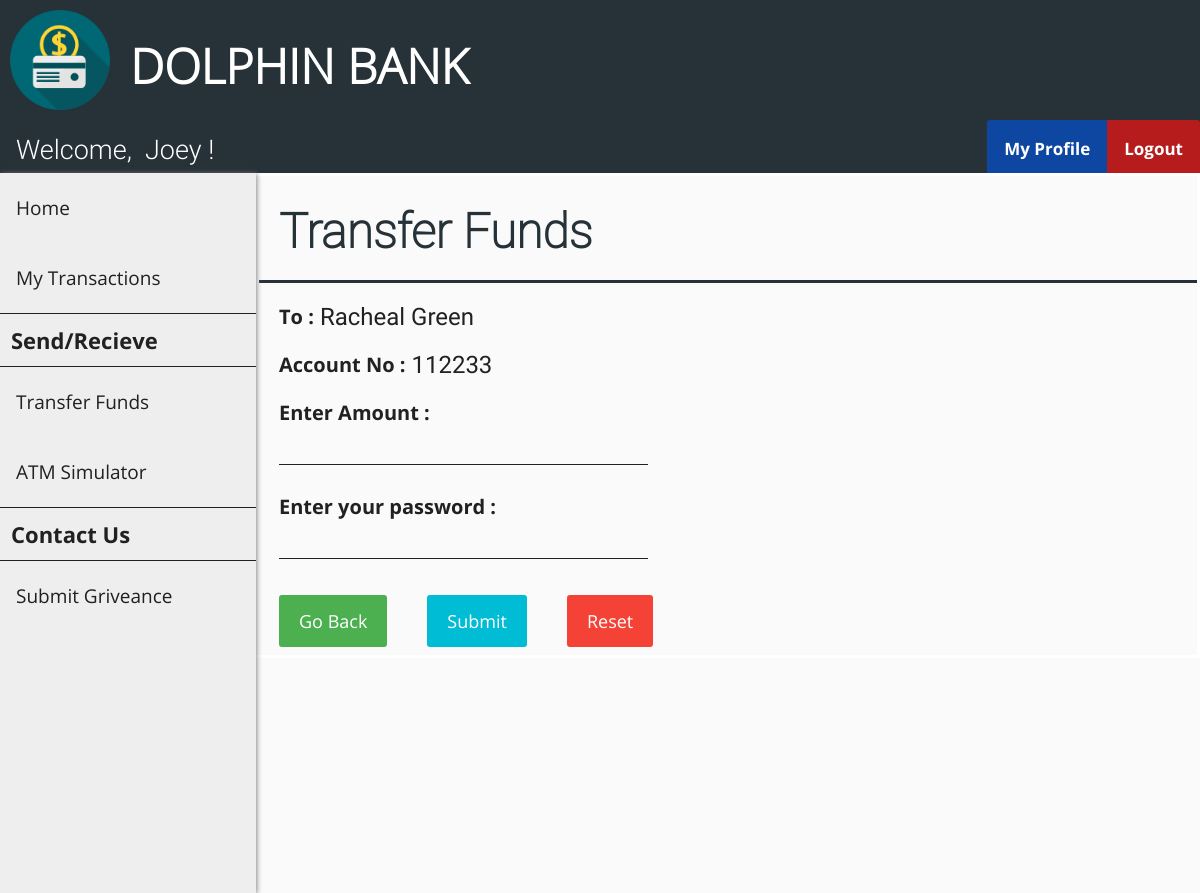
/send_funds.php?cust_id=2 (signed in), run on the app's committed database.
### tables this page shows
CREATE TABLE `customer` (
  `cust_id` int(11) NOT NULL,
  `first_name` varchar(30) DEFAULT NULL,
  `last_name` varchar(30) DEFAULT NULL,
  `gender` varchar(10) DEFAULT NULL,
  `dob` date DEFAULT NULL,
  `aadhar_no` int(11) DEFAULT NULL,
  `email` varchar(30) DEFAULT NULL,
  `phone_no` varchar(20) DEFAULT NULL,
  `address` varchar(255) DEFAULT NULL,
  `branch` varchar(30) DEFAULT NULL,
  `account_no` int(11) DEFAULT NULL,
  `pin` int(4) DEFAULT NULL,
  `uname` varchar(30) DEFAULT NULL,
  `pwd` varchar(30) DEFAULT NULL
);

### send_funds.php (the view, shortened to what this page needs)
<?php
    include "header.php";
    include "customer_navbar.php";
    include "customer_sidebar.php";
    if (isset($_GET['cust_id'])) {
        $id = $_GET['cust_id'];
    }
    $sql0 = "SELECT * FROM customer WHERE cust_id=".$id;
    $result0 = $conn->query($sql0);
    $row0 = $result0->fetch_assoc();
?>
<!DOCTYPE html>
<html>
<head>
    <link rel="stylesheet" href="customer_add_style.css">
</head>
<body>
    <form class="add_customer_form" action="send_funds_action.php?cust_id=<?php echo $id ?>" method="post">
        <div class="flex-container-form_header">
            <h1 id="form_header">Transfer Funds</h1>
        </div>
        <div class="flex-container">
            <div class=container>
                <label>
                    To : <label id="info_label">
                        <?php echo $row0["first_name"]." ".$row0["last_name"] ?>
                    </label>
                </label>
            </div>
        </div>
        <div class="flex-container">
            <div class=container>
                <label>Account No : <label id="info_label"><?php echo $row0["account_no"] ?></label></label>
            </div>
        </div>
        <div class="flex-container">
            <div class=container>
                <label>Enter Amount :</label><br>
                <input name="amt" size="24" type="text" required />
            </div>
        </div>
        <div class="flex-container">
            <div  class=container>
                <label>Enter your password :</b></label><br>
                <input name="password" size="24" type="password" required />
            </div>
        </div>
        <div class="flex-container">
            <div class="container">
                <a href="/beneficiary.php" class="button">Go Back</a>
            </div>
            <div class="container">
                <button type="submit">Submit</button>
            </div>
            <div class="container">
                <button type="reset" class="reset" onclick="return confirmReset();">Reset</button>
            </div>
        </div>
    </form>
</body>
</html>

### customer_navbar.php (shortened to what this page needs)
<?php
    include "connect.php";
    if (isset($_SESSION['loggedIn_cust_id'])) {
        $sql0 = "SELECT * FROM customer WHERE cust_id=".$_SESSION['loggedIn_cust_id'];
        $result = $conn->query($sql0);
        $row = $result->fetch_assoc();
    }
?>
<!DOCTYPE html>
<html>
<head>
    <link rel="stylesheet" href="user_navbar_style.css">
</head>
<body>
    <div class="nav-wrapper">
        <div class="topnav" id="theTopNav">
            <a id="user">Welcome, &nbsp<?php echo $row["first_name"]; ?> !</a>
            <a id="logout" href="./logout_action.php" onclick="return confirm('Are you sure?')">Logout</a>
            <a id="profile" href="./customer_profile.php">My Profile</a>
        </div>
    </div>
</body>
</html>

### header_style.css (style rules this page uses)
body { margin: 0; padding: 0; background-color: #FAFAFA; }
h1 { font-family: OpenSans-Light; color: white; font-size: 3rem; line-height: 3rem; margin-top: calc((1.5rem - 2rem) + 2.5rem); margin-bottom: 1.5rem; }

### user_navbar_style.css (style rules this page uses)
.nav-wrapper { height: 53px; background: #333; }
.nav-wrapper .topnav { background-color: #263238; overflow: hidden; height: 53px; }
.topnav a[id="user"] { float: left; display: block; color: white; text-align: center; padding: 14px 16px; text-decoration: none; font-size: 27px; font-family: Roboto-Light; }
.topnav a[id="profile"] { float: right; display: block; color: white; text-align: center; padding: 17px 17px; text-decoration: none; font-size: 17px; font-family: OpenSans-Bold; background-color: #0D47A1; border-top-left-radius: 3px; }
.topnav a[id="logout"] { float: right; display: block; color: white; text-align: center; padding: 17px 17px; text-decoration: none; font-size: 17px; font-family: OpenSans-Bold; background-color: #b71c1c; border-top-right-radius: 3px; }

### customer_add_style.css (style rules this page uses)
.flex-container { display: -webkit-flex; display: flex; margin-left: 256px; width: auto; height: auto; -webkit-flex-wrap: wrap; flex-wrap: wrap; background-color: #FAFAFA; }
.flex-container-form_header { display: -webkit-flex; display: flex; margin-left: 256px; width: auto; height: auto; background-color: #FAFAFA; border-bottom: 3px solid #263238; }
h1[id="form_header"] { margin-left: 20px; font-family: Roboto-Thin; color: #263238; }
form { border: 3px solid white; width: inherit; margin-left: 0px; }
label { display: block; float: left; color: #212121; font-family: OpenSans-Bold; font-size: 20px; }
label[id="info_label"] { display: block; float: right; margin-left: 6px; font-family: Roboto-Regular; color: #212121; font-size: 24px; }
input[type=text], input[type=password] { font-family: Roboto-Regular; color: #212121; font-size: 24px; width: auto; margin: 8px 0; padding: 1px 1px; border: 0; border-bottom: 1px solid #212121; box-sizing: border-box; background-color: transparent; }
.container { margin-top: 20px; margin-left: 20px; margin-right: 20px; float: left; display: inline-block; }
button { font-family: OpenSans-Regular; font-size: 18px; background-color: #00BCD4; color: white; padding: 14px 20px; margin: 8px 0; border: none; cursor: pointer; width: 100%; border-radius: 3px; }
.button { background-color: #4CAF50; border: none; color: white; font-family: OpenSans-Regular; font-size: 18px; padding: 14px 20px; margin: 8px 0; text-align: center; text-decoration: none; display: inline-block; border-radius: 3px; cursor: pointer; }
.reset { width: auto; background-color: #f44336; }

### data on the page
customer: first_name "Joey"
customer: first_name "Racheal", last_name "Green", account_no "112233"
